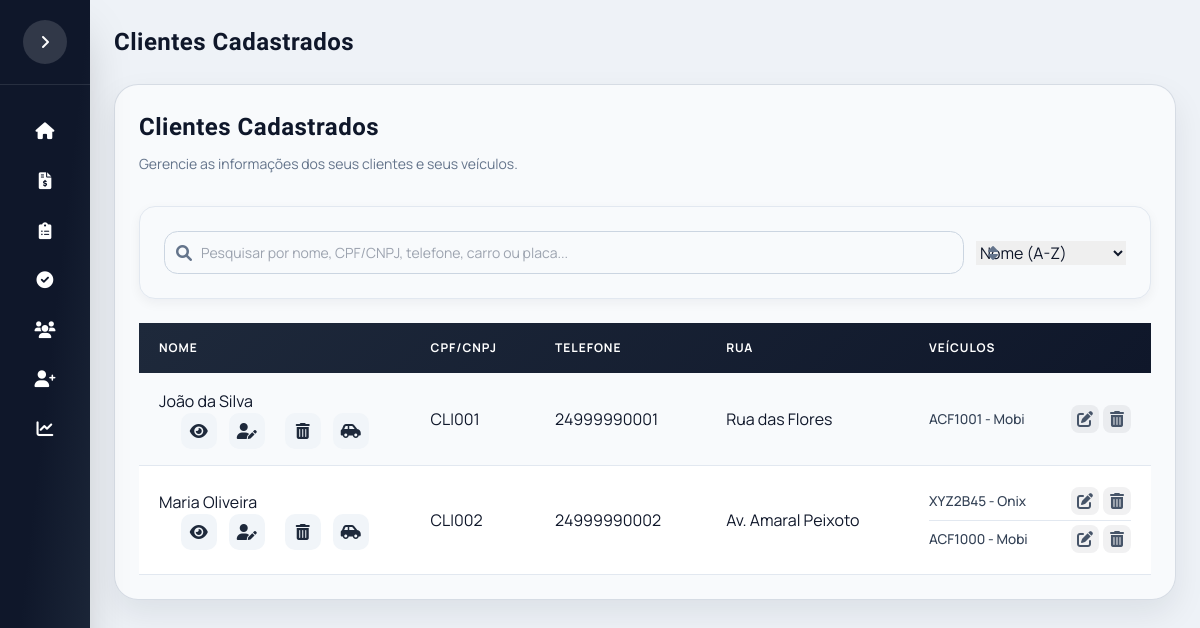
Before: /clientes with the older database file.
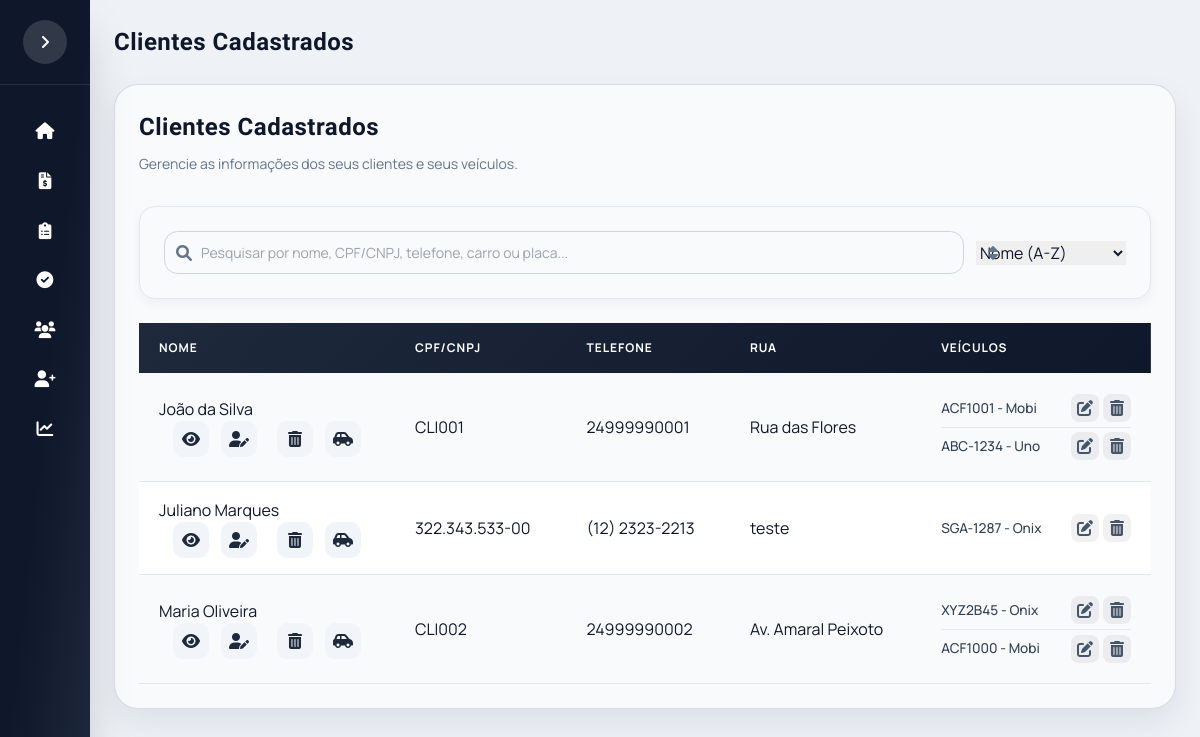
After: the same page with the newer database file.
### app/models.py (models this page shows)
class Cliente(db.Model):
    __tablename__ = "clientes"
    id_cliente = db.Column(db.Integer, primary_key=True, autoincrement=True)
    cod_cliente = db.Column(db.String(20), unique=True, nullable=False)
    nome = db.Column(db.String(120), nullable=False)
    telefones = db.relationship("TelefoneCliente", backref="cliente", lazy=True, cascade="all, delete-orphan")
    enderecos = db.relationship("EnderecoCliente", backref="cliente", lazy=True, cascade="all, delete-orphan")
    veiculos = db.relationship("Veiculo", backref="cliente", lazy=True, cascade="all, delete-orphan")

class TelefoneCliente(db.Model):
    __tablename__ = "telefones_cliente"
    id_telefone = db.Column(db.Integer, primary_key=True, autoincrement=True)
    id_cliente = db.Column(db.Integer, db.ForeignKey("clientes.id_cliente"), nullable=False)
    telefone = db.Column(db.String(20), nullable=False)

class EnderecoCliente(db.Model):
    __tablename__ = "enderecos_cliente"
    id_endereco = db.Column(db.Integer, primary_key=True, autoincrement=True)
    id_cliente = db.Column(db.Integer, db.ForeignKey("clientes.id_cliente"), nullable=False)
    rua = db.Column(db.String(150))
    numero = db.Column(db.String(10))
    bairro = db.Column(db.String(100))
    cidade = db.Column(db.String(100))
    estado = db.Column(db.String(2))
    cep = db.Column(db.String(8))
    complemento = db.Column(db.String(100))

class Veiculo(db.Model):
    __tablename__ = "veiculos"
    id_veiculo = db.Column(db.Integer, primary_key=True, autoincrement=True)
    id_cliente = db.Column(db.Integer, db.ForeignKey("clientes.id_cliente"), nullable=False)
    placa = db.Column(db.String(7), unique=True, nullable=False)
    marca = db.Column(db.String(50), nullable=False)
    modelo = db.Column(db.String(80), nullable=False)
    ano = db.Column(db.Integer)
    cor = db.Column(db.String(30))
    orcamentos = db.relationship("Orcamento", backref="veiculo", lazy=True)

### app/routes.py (the view)
@main.route("/clientes")
def listar_clientes():
    page = request.args.get("page", 1, type=int)
    per_page = request.args.get("per_page", 10, type=int)
    per_page = max(1, min(per_page, 10000))
    query = (
        Cliente.query
        .filter(~Cliente.nome.ilike("%Descadastrado%"))
        .order_by(Cliente.nome.asc())
    )
    pagination = query.paginate(page=page, per_page=per_page, error_out=False)
    return render_template(
        "lista_clientes.html",
        clientes=pagination.items,
        pagination=pagination
    )

### templates/lista_clientes.html (shortened to what this page needs)
{% extends "base.html" %}
{% block page_title %}
Clientes Cadastrados
{% endblock %}
{% block content %}
<div class="table-container">
    <div class="screen-header" style="margin-bottom: 2rem;">
        <div>
            <h2 class="screen-title title-font" style="margin-bottom: 0.5rem;">Clientes Cadastrados</h2>
            <p class="screen-subtitle">Gerencie as informações dos seus clientes e seus veículos.</p>
        </div>
    </div>
    <div class="panel filter-panel" style="margin-bottom: 1.5rem; padding: 1.5rem;">
        <div class="filter-row">
            <div class="filter-search-col">
                <div class="input-icon">
                    <input
                        type="text"
                        id="filterCliente"
                        placeholder="Pesquisar por nome, CPF/CNPJ, telefone, carro ou placa..."
                        class="form-input"
                    >
                </div>
            </div>
            <div class="filter-sort-col"><div class="input-icon">
                <select id="sortSelect" class="w-full">
                    <option value="nome_asc">Nome (A-Z)</option>
                </select>
            </div></div>
        </div>
    </div>
    <table class="table-clientes">
        <thead>
            <tr>
                <th>Nome</th>
                <th>CPF/CNPJ</th>
                <th>Telefone</th>
                <th>Rua</th>
                <th>Veículos</th>
            </tr>
        </thead>
        <tbody id="tabelaClientesBody">
        {% for cliente in clientes %}
        <tr>
            <td>
                <div class="cliente-header">
                    <div class="cliente-nome">{{ cliente.nome }}</div>
                    <div class="cliente-icons">
                        <a href="{{ url_for('main.perfil_cliente', id_cliente=cliente.id_cliente) }}" class="icon-btn" data-tooltip="Ver perfil">
                            <i class="fas fa-eye"></i>
                        </a>
                        <a href="{{ url_for('main.editar_cliente', id_cliente=cliente.id_cliente) }}" class="icon-btn" data-tooltip="Editar perfil">
                            <i class="fas fa-user-edit"></i>
                        </a>
                        <button type="button" class="icon-btn" data-tooltip="Excluir perfil" onclick="openDeleteModal('cliente', '{{ cliente.nome }}', 'form-delete-cliente-{{ cliente.id_cliente }}');">
                            <i class="fas fa-trash-alt"></i>
                        </button>
                        <a href="{{ url_for('main.novo_veiculo', id_cliente=cliente.id_cliente) }}" class="icon-btn" data-tooltip="Adicionar veículo">
                            <i class="fas fa-car-side"></i>
                        </a>
                    </div>
                </div>
            </td>
            <td>{{ cliente.cod_cliente }}</td>
            <td>
                {{ cliente.telefones[0].telefone if cliente.telefones else "Não cadastrado" }}
            </td>
            <td>
                {{ cliente.enderecos[0].rua if cliente.enderecos else "Não cadastrada" }}
            </td>
            <td>
                {% if cliente.veiculos %}
                <ul class="lista-veiculos">
                    {% for veiculo in cliente.veiculos if 'descadastrado' not in veiculo.placa.lower() %}
                    <li class="veiculo-item">
                        <span class="veiculo-info">
                            {{ veiculo.placa.upper() }} - {{ veiculo.modelo }}
                        </span>
                        <div class="veiculo-acoes">
                            <a href="{{ url_for('main.editar_veiculo', id_veiculo=veiculo.id_veiculo) }}" class="icon-btn" data-tooltip="Editar veículo">
                                <i class="fas fa-edit"></i>
                            </a>
                            <button type="button" class="icon-btn" data-tooltip="Excluir veículo" onclick="openDeleteModal('veiculo', '{{ veiculo.placa.upper() }} - {{ veiculo.modelo }}', 'form-delete-veiculo-{{ veiculo.id_veiculo }}');">
                                <i class="fas fa-trash-alt"></i>
                            </button>
                        </div>
                    </li>
                    {% endfor %}
                </ul>
                {% else %}
                Nenhum veículo
                {% endif %}
            </td>
        </tr>
        {% endfor %}
        </tbody>
    </table>
</div>
{% endblock %}

### templates/base.html (shortened to what this page needs)
<!DOCTYPE html>
<html lang="pt-br">
<head>
    <script src="https://cdn.tailwindcss.com"></script>
    <link rel="stylesheet" href="https://cdnjs.cloudflare.com/ajax/libs/font-awesome/6.0.0-beta3/css/all.min.css">
    <link rel="stylesheet" href="{{ url_for('static', filename='css/estilo.css') }}">
</head>
<body>
<div class="app-shell">
    <aside id="sidebar" class="sidebar collapsed bg-gradient-to-br from-slate-900 via-slate-900 to-slate-800 text-white flex flex-col shadow-2xl z-10">
        <div class="sidebar-header p-5 border-b border-white/10 flex items-center justify-between gap-3">
            <button id="sidebarCollapse" type="button" class="sidebar-toggle" aria-label="Abrir menu">
                <i class="fas fa-angle-right"></i>
            </button>
        </div>
        <div class="flex-1 py-6 px-4 space-y-1 sidebar-menu">
            <a href="{{ url_for('main.home') }}" class="menu-item w-full text-left rounded-xl flex items-center gap-3 hover:bg-white/10 transition-all">
                <i class="fas fa-home w-5"></i> <span class="nav-label">Home</span>
            </a>
            <a href="{{ url_for('main.lista_orcamentos') }}" class="menu-item w-full text-left rounded-xl flex items-center gap-3 hover:bg-white/10 transition-all">
                <i class="fas fa-file-invoice-dollar w-5"></i> <span class="nav-label">Orçamentos</span>
            </a>
            <a href="{{ url_for('main.lista_pedidos') }}" class="menu-item w-full text-left rounded-xl flex items-center gap-3 hover:bg-white/10 transition-all">
                <i class="fas fa-clipboard-list w-5"></i> <span class="nav-label">Pedidos</span>
            </a>
            <a href="{{ url_for('main.pedidos_concluidos') }}" class="menu-item w-full text-left rounded-xl flex items-center gap-3 hover:bg-white/10 transition-all">
                <i class="fas fa-check-circle w-5"></i> <span class="nav-label">Concluídos</span>
            </a>
            <a href="{{ url_for('main.listar_clientes') }}" class="menu-item w-full text-left rounded-xl flex items-center gap-3 hover:bg-white/10 transition-all">
                <i class="fas fa-users w-5"></i> <span class="nav-label">Lista de Clientes</span>
            </a>
            <a href="{{ url_for('main.cadastrar_cliente') }}" class="menu-item w-full text-left rounded-xl flex items-center gap-3 hover:bg-white/10 transition-all">
                <i class="fas fa-user-plus w-5"></i> <span class="nav-label">Novo Cliente</span>
            </a>
            <a href="{{ url_for('main.dashboard') }}" class="menu-item">
                <i class="fas fa-chart-line"></i> <span class="nav-label">Dashboard</span>
            </a>
        </div>
    </aside>
    <main class="content-area">
        <div class="w-full">
            <div class="topbar">
                <div class="flex items-center gap-3">
                    <div>
                        <div id="pageTitle" class="topbar-title title-font">{% block page_title %}Sistema{% endblock %}</div>
                    </div>
                </div>
            </div>
            <div class="screen">
                {% block content %}
                {% endblock %}
            </div>
        </div>
    </main>
</div>
</body>
</html>

### templates/lista_clientes.html (style rules this page uses)
.panel { background: #f8fafc; border: 1px solid #e2e8f0; border-radius: 1rem; box-shadow: 0 4px 12px rgba(15, 23, 42, 0.05); }
.screen-header { display: flex; justify-content: space-between; align-items: center; flex-wrap: wrap; gap: 1rem; }
.screen-title { font-size: 1.5rem; font-weight: 700; color: #0f172a; }
.screen-subtitle { color: #64748b; font-size: 0.875rem; }
.filter-row { display: flex; gap: 0.75rem; align-items: center; }
.filter-search-col { flex: 1; }
.filter-sort-col { flex-shrink: 0; min-width: 150px; }

Changed rows visible on the page:
added Veiculo: placa "ABC-1234", modelo "Uno", shown under Cliente "João da Silva"
added Cliente: nome "Juliano Marques", cod_cliente "322.343.533-00", telefone "(12) 2323-2213", rua "teste"
added Veiculo: placa "SGA-1287", modelo "Onix", shown under "Juliano Marques"
